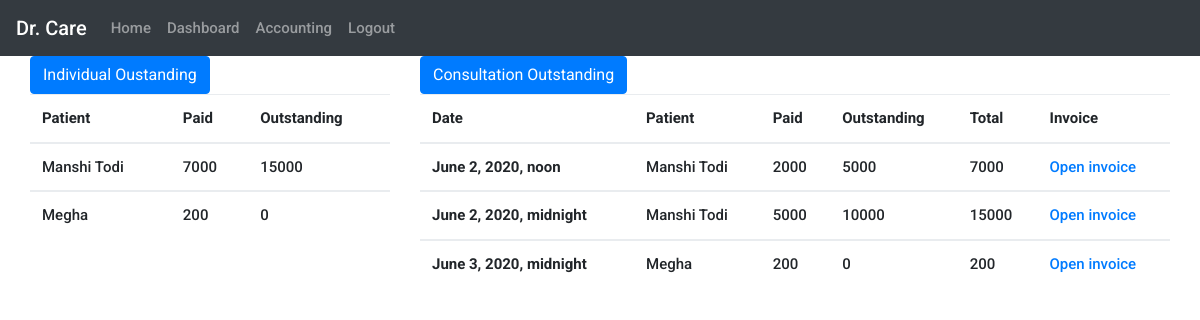
Page /hr/accounts/ (signed in) on the committed database.
### base/models.py (models this page shows)
class Patient(models.Model):
    user=models.ForeignKey(Profile,on_delete=models.CASCADE)
    Name=models.CharField(max_length=100,default="None")
    Age=models.IntegerField(default=0)
    Gender=models.CharField(max_length=20,choices=Gender_choices,default="None")
    Address=models.CharField(max_length=500,default="None")
    Outstanding=models.CharField(max_length=50,default=0)
    Paid=models.CharField(max_length=50,default=0)
    BloodType=models.CharField(max_length=50,default="None")
    def __str__(self):
        return self.Name

class Accounts(models.Model):
    user=models.ForeignKey(Patient,on_delete=models.CASCADE)
    Date=models.DateTimeField()
    paid=models.IntegerField(default=0)
    outstanding=models.IntegerField(default=0)
    invoice=models.ImageField(upload_to='patient_invoice')

### base/views.py (the view)
# urls.py: path('hr/accounts/',views.accounting,name='accounts'),
@login_required(login_url='/login/')
def accounting(request):
    if HR.objects.filter(user=request.user).exists():
        context={
            'account':Accounts.objects.all(),
            'pat':Patient.objects.all()
        }
        return render(request,'hr/account.html',context)

### base/templates/hr/account.html
{% extends 'hr/base.html' %}
{% block content %}
<div class="container">
  <div class="row">
    <div class="col-sm-4">
        <a class="btn btn-primary" href="#" role="button">Individual Oustanding</a>
        <table class="table">
        <thead>
            <tr>
            <th scope="col">Patient</th>
            <th scope="col">Paid</th>
            <th scope="col">Outstanding</th>
            </tr>
        </thead>
        {% for val in pat %}
        <tbody>
            <tr>
            <td>{{ val.Name }}</td>
            <td>{{ val.Paid }}</td>
            <td>{{ val.Outstanding }}</td>
            </tr>
        </tbody>
        {% endfor %}
        </table>
    </div>
    <div class="col-sm-8">
        <a class="btn btn-primary" href="#" role="button">Consultation Outstanding</a>
        <table class="table">
        <thead>
            <tr>
            <th scope="col">Date</th>
            <th scope="col">Patient</th>
            <th scope="col">Paid</th>
            <th scope="col">Outstanding</th>
            <th scope="col">Total</th>
            <th scope="col">Invoice</th>
            </tr>
        </thead>
        {% for val in account %}
        <tbody>
            <tr>
            <th scope="row">{{ val.Date }}</th>
            <td>{{ val.user }}</td>
            <td>{{ val.paid }}</td>
            <td>{{ val.outstanding }}</td>
            <td>{{ val.paid |add:val.outstanding }}</td>
            <td><a href="{{ val.invoice.url }}" target="_blank">Open invoice</a></td>
            </tr>
        </tbody>
        {% endfor %}
        </table>
    </div>
  </div>
</div>
{% endblock %}

### base/static/styles/contact.css (style rules this page uses)
* { margin: 0; padding: 0; -webkit-font-smoothing: antialiased; -webkit-text-shadow: rgba(0,0,0,.01) 0 0 1px; text-shadow: rgba(0,0,0,.01) 0 0 1px; }
body { font-family: 'Roboto', sans-serif; font-size: 15px; font-weight: 500; background: #FFFFFF; color: #696969; }
div { display: block; position: relative; -webkit-box-sizing: border-box; -moz-box-sizing: border-box; box-sizing: border-box; }
a { -webkit-transition: all 200ms ease; -moz-transition: all 200ms ease; -ms-transition: all 200ms ease; -o-transition: all 200ms ease; transition: all 200ms ease; }
a, a:hover, a:visited, a:active, a:link { text-decoration: none; -webkit-font-smoothing: antialiased; -webkit-text-shadow: rgba(0,0,0,.01) 0 0 1px; text-shadow: rgba(0,0,0,.01) 0 0 1px; }

### base/static/styles/main_styles.css (style rules this page uses)
* { margin: 0; padding: 0; -webkit-font-smoothing: antialiased; -webkit-text-shadow: rgba(0,0,0,.01) 0 0 1px; text-shadow: rgba(0,0,0,.01) 0 0 1px; }
body { font-family: 'Roboto', sans-serif; font-size: 15px; font-weight: 500; background: #FFFFFF; color: #696969; }
div { display: block; position: relative; -webkit-box-sizing: border-box; -moz-box-sizing: border-box; box-sizing: border-box; }
a { -webkit-transition: all 200ms ease; -moz-transition: all 200ms ease; -ms-transition: all 200ms ease; -o-transition: all 200ms ease; transition: all 200ms ease; }
a, a:hover, a:visited, a:active, a:link { text-decoration: none; -webkit-font-smoothing: antialiased; -webkit-text-shadow: rgba(0,0,0,.01) 0 0 1px; text-shadow: rgba(0,0,0,.01) 0 0 1px; }

### rows in the picture
Patient: Name "Manshi Todi", Paid "7000", Outstanding "15000"
Patient: Name "Megha", Paid "200", Outstanding "0"
Accounts: Date "June 2, 2020, noon", user "Manshi Todi", paid "2000", outstanding "5000", paid|add "7000"
Accounts: Date "June 2, 2020, midnight", user "Manshi Todi", paid "5000", outstanding "10000", paid|add "15000"
Accounts: Date "June 3, 2020, midnight", user "Megha", paid "200", outstanding "0", paid|add "200"
